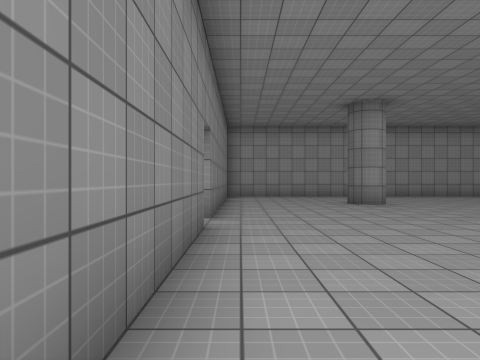
[1] (above)

16 first-person views from a walk through a scene from a Unity 3-D project. The camera is 1.3 m above the floor, looks level and sees 70° across. The floor is counted in squares, 2 m on a side. Each view is taken from the middle of a square. On the plan, view 1 faces up. The plan holds only what a view shows up to about 10 squares ahead; the rest is blank. The place goes on beyond the plan. The player character is not drawn. Surface patterns are stand-ins for the level's own textures.

[2]
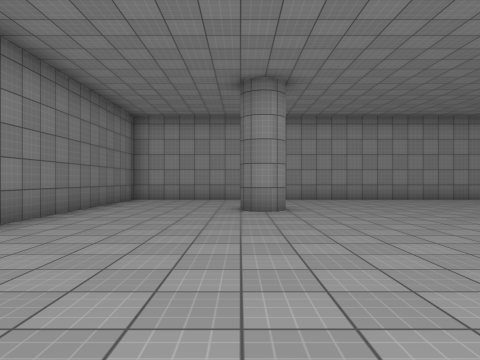

[3]
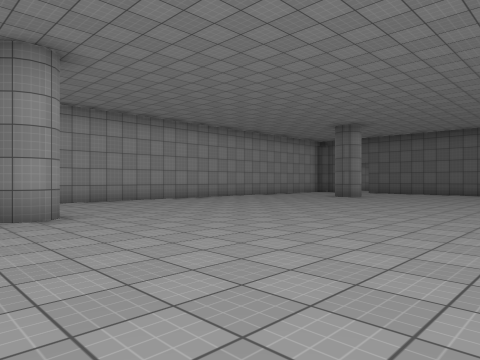

[4]
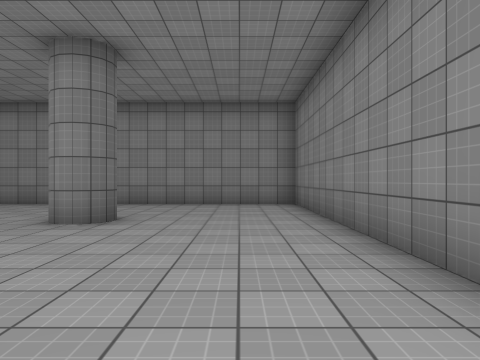

[5]
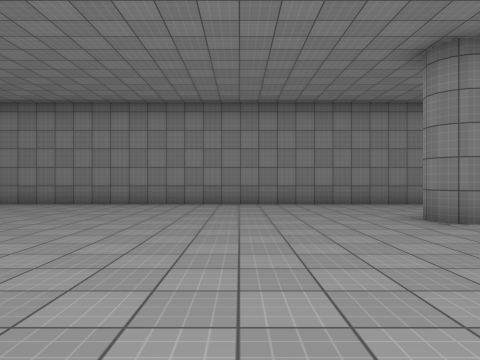

[6]
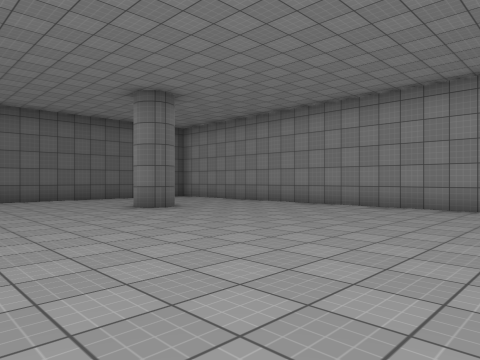

[7]
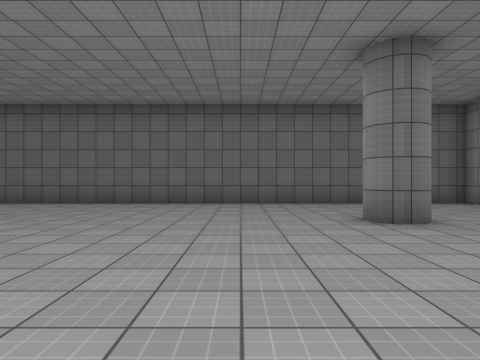

[8]
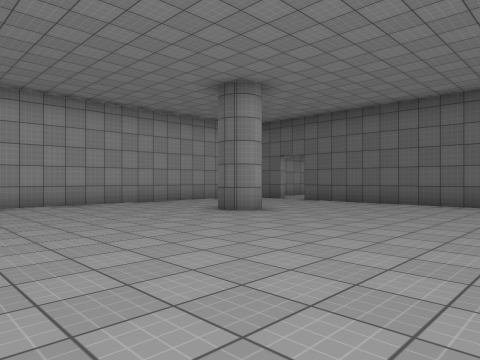

[9]
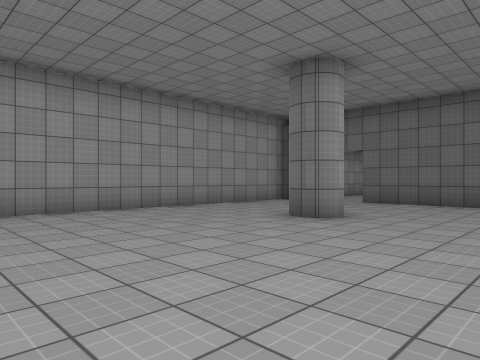

[10]
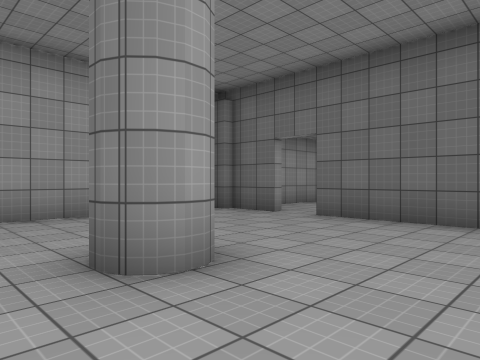

[11]
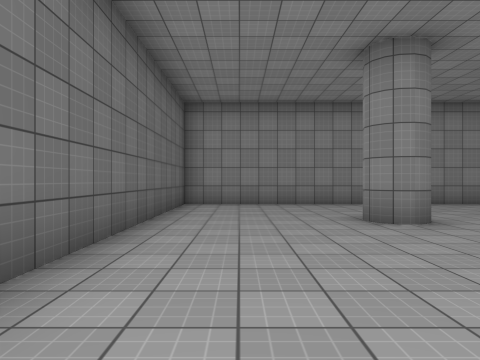

[12]
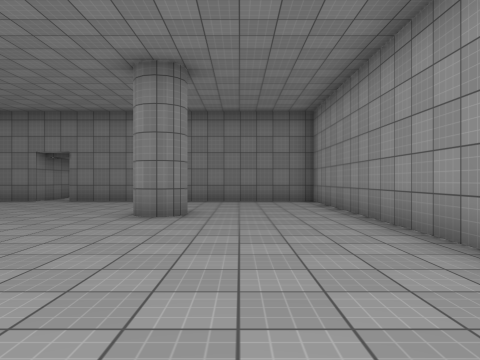

[13]
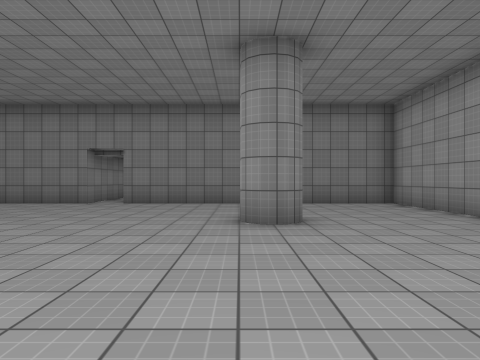

[14]
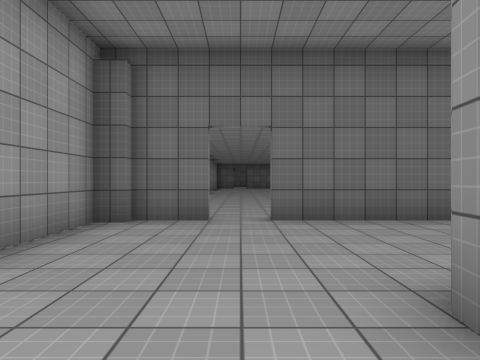

[15]
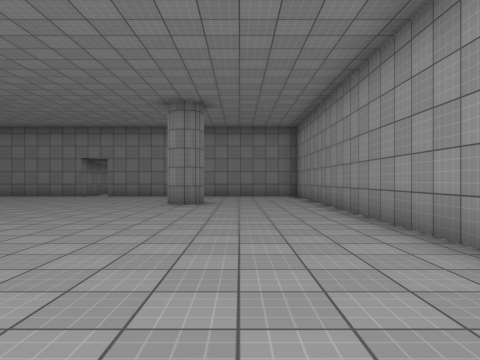

[16]
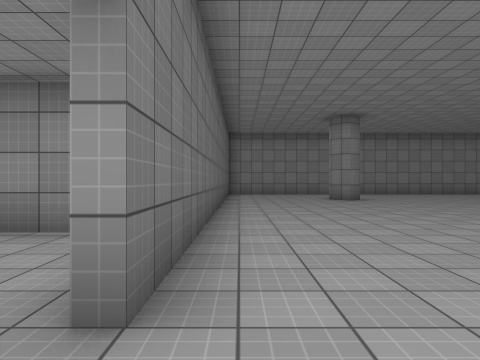

### Floor plan
Key: @ floor where view 1 was taken; # wall or solid block; . floor.
Columns run from 1 left of view 1 to 22 right of it. Each row starts with its distance up from view 1.
 13 #######################
 12 #...................#...
 11 #.......................
 10 #...##.........##...#...
  9 #...##.........##...#.
  8 #...................#..
  7 #...................###
  6 #...................#
  5 #...................#
  4 #...................#
  3 #...................#
  2 #...................#
  1 #...##.........##...#
  0 #@..##.........##...#
 -1 #...................#
 -2 #...................#
 -3 #...................#
 -4 #####################

Where each view was taken, in squares from view 1:
view 1: 0 up, 0 right, facing up
view 2: 2 up, 3 right, facing up
view 3: 3 up, 2 right, facing up-right
view 4: 6 up, 1 right, facing down
view 5: 6 up, 7 right, facing down
view 6: 5 up, 7 right, facing down-right
view 7: 3 up, 9 right, facing right
view 8: 4 up, 9 right, facing up-right
view 9: 6 up, 9 right, facing up-right
view 10: 7 up, 13 right, facing up-right
view 11: 6 up, 17 right, facing down
view 12: 11 up, 10 right, facing left
view 13: 9 up, 9 right, facing left
view 14: 11 up, 13 right, facing right
view 15: 11 up, 13 right, facing left
view 16: 12 up, 18 right, facing down
